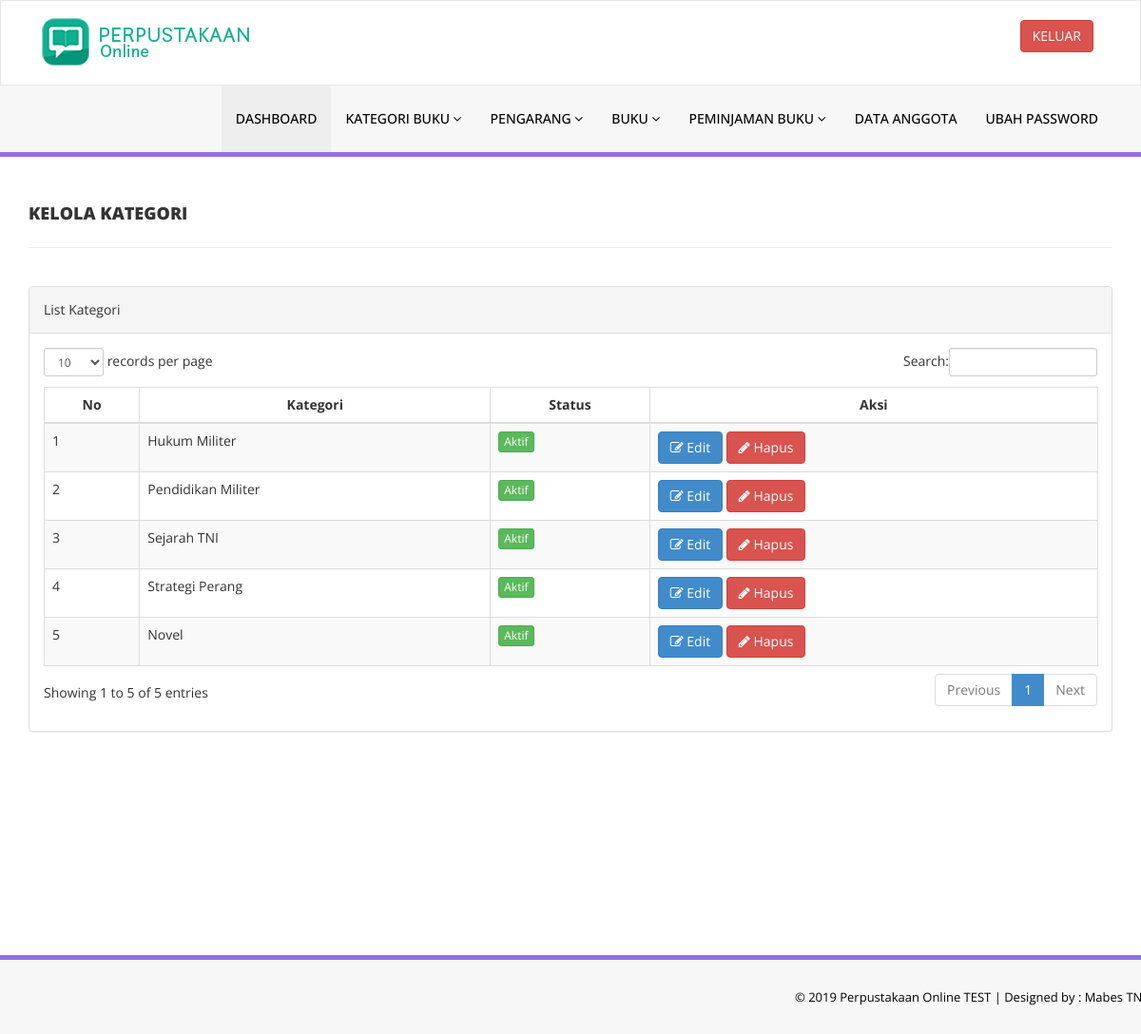
Screenshot of /admin/manage-categories.php (signed in) with the database file from the repository.
### tables this page shows
CREATE TABLE `tblcategory` (
  `id` int(11) NOT NULL,
  `CategoryName` varchar(150) DEFAULT NULL,
  `Status` int(1) DEFAULT NULL,
  `CreationDate` timestamp NULL DEFAULT CURRENT_TIMESTAMP,
  `UpdationDate` timestamp NULL DEFAULT '0000-00-00 00:00:00' ON UPDATE CURRENT_TIMESTAMP
);

### admin/manage-categories.php (the view, shortened to what this page needs)
<?php
include('includes/config.php');
if(strlen($_SESSION['alogin'])==0)
    {
header('location:index.php');
}
else{
    ?>
<!DOCTYPE html>
<html xmlns="http://www.w3.org/1999/xhtml">
<head>
    <link href="assets/css/bootstrap.css" rel="stylesheet" />
    <link href="assets/css/font-awesome.css" rel="stylesheet" />
    <link href="assets/js/dataTables/dataTables.bootstrap.css" rel="stylesheet" />
    <link href="assets/css/style.css" rel="stylesheet" />
</head>
<body>
<?php include('includes/header.php');?>
    <div class="content-wrapper">
         <div class="container">
        <div class="row pad-botm">
            <div class="col-md-12">
                <h4 class="header-line">Kelola Kategori</h4>
    </div>
     <div class="row">
</div>
        </div>
            <div class="row">
                <div class="col-md-12">
                    <div class="panel panel-default">
                        <div class="panel-heading">
                           List Kategori
                        </div>
                        <div class="panel-body">
                            <div class="table-responsive">
                                <table class="table table-striped table-bordered table-hover" id="dataTables-example">
                                    <thead>
                                        <tr>
                                            <th style="text-align: center;">No</th>
                                            <th style="text-align: center;">Kategori</th>
                                            <th style="text-align: center;">Status</th>
                                            <th style="text-align: center;">Aksi</th>
                                        </tr>
                                    </thead>
                                    <tbody>
<?php $sql = "SELECT * from  tblcategory";
$query = $dbh -> prepare($sql);
$query->execute();
$results=$query->fetchAll(PDO::FETCH_OBJ);
$cnt=1;
if($query->rowCount() > 0)
{
foreach($results as $result)
{               ?>
                                        <tr class="odd gradeX">
                                            <td class="center"><?php echo htmlentities($cnt);?></td>
                                            <td class="center"><?php echo htmlentities($result->CategoryName);?></td>
                                            <td class="center"><?php if($result->Status==1) {?>
                                            <a href="#" class="btn btn-success btn-xs">Aktif</a>
                                            <?php } else {?>
                                            <a href="#" class="btn btn-danger btn-xs">Tidak Aktif</a>
                                            <?php } ?></td>
                                            <td class="center">
                                            <a href="edit-category.php?catid=<?php echo htmlentities($result->id);?>"><button class="btn btn-primary"><i class="fa fa-edit "></i> Edit</button>
                                          <a href="manage-categories.php?del=<?php echo htmlentities($result->id);?>" onclick="return confirm('Are you sure you want to delete?');"" >  <button class="btn btn-danger"><i class="fa fa-pencil"></i> Hapus</button>
                                            </td>
                                        </tr>
 <?php $cnt=$cnt+1;}} ?>
                                    </tbody>
                                </table>
                            </div>
                        </div>
                    </div>
                </div>
            </div>
    </div>
    </div>
  <?php include('includes/footer.php');?>
</body>
</html>
<?php } ?>

### admin/assets/css/style.css (style rules this page uses)
.content-wrapper { margin-top: 40px; min-height:800px; padding-bottom:90px; }
.header-line { font-weight:900; padding-bottom:25px; border-bottom:1px solid #eeeeee; text-transform:uppercase; }
.pad-botm { padding-bottom:30px; }

### rows the page displays
tblcategory: CategoryName "Hukum Militer", Status "Aktif"
tblcategory: CategoryName "Pendidikan Militer", Status "Aktif"
tblcategory: CategoryName "Sejarah TNI", Status "Aktif"
tblcategory: CategoryName "Strategi Perang", Status "Aktif"
tblcategory: CategoryName "Novel", Status "Aktif"
